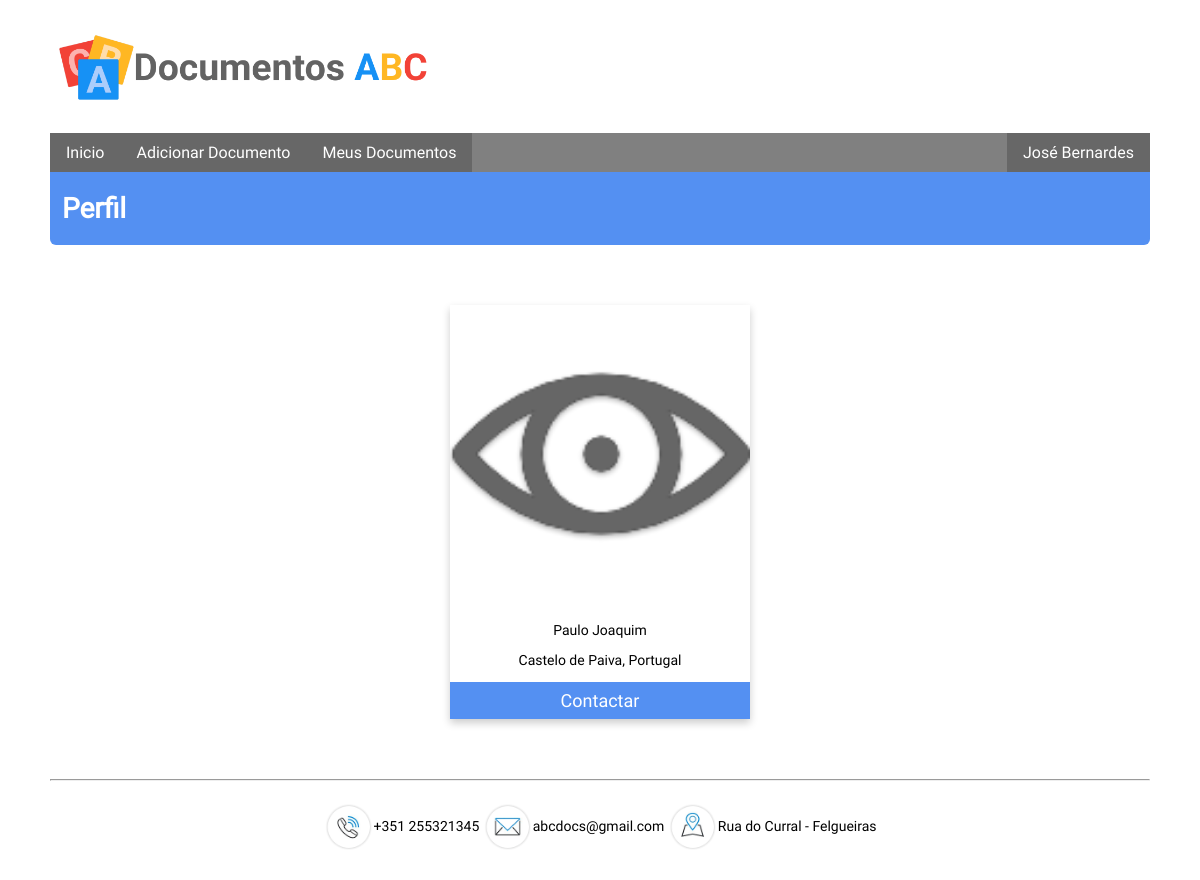
Page /v_private/profile-page.php?id=12 (signed in) on the committed database.
### tables this page shows
CREATE TABLE `user` (
  `UserID` int(11) NOT NULL,
  `UserPASS` varchar(100) NOT NULL,
  `UserEMAIL` varchar(50) NOT NULL,
  `UserNAME` varchar(100) NOT NULL,
  `UserPHOTO` varchar(1000) NOT NULL,
  `UserPHONE` int(9) DEFAULT NULL,
  `UserAUTHLEVEL` enum('USER','ADMIN','USERINACTIVE','') NOT NULL DEFAULT 'USERINACTIVE',
  `UserADDRESS` int(11) NOT NULL,
  `UserTokenID` varchar(100) DEFAULT NULL
);

CREATE TABLE `address` (
  `AddressID` int(11) NOT NULL,
  `AddressCOUNTRY` varchar(30) NOT NULL,
  `AddressCITY` varchar(30) NOT NULL
);

### Application/Database/MyDataAccessPDOBase.php (called while the page is built, shortened)
<?php
require_once (Conf::getApplicationDatabasePath() . 'MyDataAccessPDOSqlFactory.php');
abstract class MyDataAcessPDOBase {
    private $connection = null;
    private $connectionOptions = array(
        PDO::ATTR_ERRMODE => PDO::ERRMODE_EXCEPTION,
        PDO::MYSQL_ATTR_INIT_COMMAND => "SET NAMES 'UTF8'"
    );
    public function __construct($host, $databaseName, $userName, $password) {
        $dsn = $this->getDSNMySQL($host, $databaseName);
    }
    private function getDSNMySQL(&$host, &$databaseName) {
        $dsn = self::DSN_MYSQL;
        return $dsn;
    }
    protected function getConnection() {
        return $this->connection;
    }
    protected function setConnection(PDO $connection) {
        $this->connection = $connection;
    }
    private function getConnectionOptions() {
        return $this->connectionOptions;
    }
    protected function prepareStatement(&$sql, Array &$dataParameters = null) {
        $q = $this->getConnection()->prepare($sql);
        $q->execute($dataParameters);
        return $q;
    }
}

### Application/Manager/SessionManager.php (called while the page is built, shortened)
<?php
class SessionManager {
    public static function getSessionValue($key) {
        if (array_key_exists($key, $_SESSION)) {
            return $_SESSION[$key];
        } else {
            throw new SessionException("Session key don't exist");
        }
    }
    public static function keyExists($key) {
        if (array_key_exists($key, $_SESSION)) {
            return true;
        } else {
            return false;
        }
    }
}

### Application/Database/MyDataAccessPDOSqlFactory.php (called while the page is built, shortened)
<?php
class MyDataAccessPDOSqlFactory {
    public static function buildPDOPlaceHolderKey($key){
        return self::PDO_PLACEHOLDER_PRECHAR . $key;
    }
    protected static function buildSQLClauseWhere(Array &$where = null){
        $whereClause = self::STRING_EMPTY_VALUE;
        if ($where != null) {
            foreach (array_keys($where) as $key) {
                $whereClause =  $whereClause .
                                ($whereClause == self::STRING_EMPTY_VALUE ? self::STRING_EMPTY_VALUE : ' AND ') .
                                $key . ' = ' . self::buildPDOPlaceHolderKey($key);
            }
            $whereClause = ' WHERE ' . $whereClause;
        }
        return $whereClause;
    }
    protected static function buildSQLClauseOrderBy(Array &$order = null){
        $orderClause = self::STRING_EMPTY_VALUE;
        if ($order   != null) {
            $orderClause = 'ORDER BY ' . implode(self::SQL_FIELD_VALUES_SEPARATOR, $order);
        }
        return $orderClause;
    }
    protected static function buildSQLSelect(&$table, Array &$where = null, Array &$order = null) {
        $sql = self::SQL_SELECT_STATEMENT_BASE;
        $whereClause = self::buildSQLClauseWhere($where);
        $orderClause = self::buildSQLClauseOrderBy($order);
        self::replaceStringTag(self::SQL_TABLE_NAME_TAG, $sql, $table);
        self::replaceStringTag(self::SQL_WHERE_CLAUSE_TAG, $sql, $whereClause);
        self::replaceStringTag(self::SQL_ORDERBY_CLAUSE_TAG, $sql, $orderClause);
        return $sql;
    }
    public static function buildSQL($op, &$table, Array &$data = null, Array &$dataOptional = null){
        $sql = self::STRING_EMPTY_VALUE;
        switch ($op) {
            case MyDataAccessPDO::SELECT_OPERATION:
                $sql = self::buildSQLSelect($table, $data, $dataOptional);
                break;
        }
        return $sql;
    }
}

### Application/Database/MyDataAccessPDO.php (called while the page is built, shortened)
<?php
require_once (Conf::getApplicationDatabasePath() . 'MyDataAccessPDOBase.php');
require_once (Conf::getApplicationDatabasePath() . 'MyDataAccessPDOSqlFactory.php');
class MyDataAccessPDO extends MyDataAcessPDOBase {
    protected function getRecords($table, Array $where = null, Array $order = null) {
        try {
            $sql = MyDataAccessPDOSQLFactory::buildSQL(self::SELECT_OPERATION, $table, $where, $order);
            $q = $this->prepareStatement($sql, $where);
        } catch (PDOException $e) {
            throw $e;
        } catch (Exception $e) {
            throw $e;
        }
        $q->setFetchMode(PDO::FETCH_ASSOC);
        return $q->fetchAll();
    }
}

### Application/Manager/UserManager.php (called while the page is built, shortened)
<?php
require_once Config::getApplicationDatabasePath() . 'MyDataAccessPDO.php';
require_once Config::getApplicationModelPath() . 'UserModel.php';
class UserManager extends MyDataAccessPDO {
    public function getUserByID($UserID) {
        try {
            $array = $this->getRecords(self::TABLE_NAME, array('UserID' => $UserID));
            if (count($array) == 1) {
                $rec = reset($array);
                return UserModel::convertArrayToObject($rec);
            } else {
                throw new Exception('Multiples IDs');
            }
        } catch (Exception $ex) {
            throw new UserException($ex->getMessage(), Config::GET_EXCEPTION);
        }
    }
}

### Application/Model/UserModel.php (called while the page is built, shortened)
<?php
class UserModel {
    private $UserEMAIL;
    private $UserNAME;
    private $UserPHOTO;
    private $UserADDRESS;
    function __construct($UserID, $UserPASS, $UserEMAIL, $UserNAME, $UserPHOTO, $UserPHONE, $UserAUTHLEVEL, $UserADDRESS, $UserTokenID) {
        $this->UserEMAIL = $UserEMAIL;
        $this->UserNAME = $UserNAME;
        $this->UserPHOTO = $UserPHOTO;
        $this->UserADDRESS = $UserADDRESS;
    }
    function getUserEMAIL() {
        return $this->UserEMAIL;
    }
    function getUserNAME() {
        return $this->UserNAME;
    }
    function getUserPHOTO() {
        return $this->UserPHOTO;
    }
    function getUserADDRESS() {
        return $this->UserADDRESS;
    }
    public static function convertArrayToObject(Array &$data) {
        return self::createObject($data['UserID'], $data['UserPASS'], $data['UserEMAIL'], $data['UserNAME'], $data['UserPHOTO'], $data['UserPHONE'], $data['UserAUTHLEVEL'], $data['UserADDRESS'], $data['UserTokenID']);
    }
    public static function createObject($UserID, $UserPASS, $UserEMAIL, $UserNAME, $UserPHOTO, $USerPHONE, $UserAUTHLEVEL, $UserADDRESS, $UserTokenID) {
        $user = new UserModel($UserID, $UserPASS, $UserEMAIL, $UserNAME, $UserPHOTO, $USerPHONE, $UserAUTHLEVEL, $UserADDRESS, $UserTokenID);
        return $user;
    }
}

### Application/Manager/AddressManager.php (called while the page is built, shortened)
<?php
require_once Config::getApplicationDatabasePath() . 'MyDataAccessPDO.php';
require_once Config::getApplicationModelPath() . 'AddressModel.php';
class AddressManager extends MyDataAccessPDO {
    public function getAddressByID($AddressID) {
        try {
            $array = $this->getRecords(self::TABLE_NAME, array('AddressID' => $AddressID));
            if (count($array) == 1) {
                $rec = reset($array);
                return AddressModel::convertArrayToObject($rec);
            } else {
                throw new Exception();
            }
        } catch (Exception $ex) {
            throw new AddressException("multiple ID", 1);
        }
    }
}

### Application/Model/AddressModel.php (called while the page is built, shortened)
<?php
class AddressModel {
    private $AddressCOUNTRY;
    private $AddressCITY;
    function __construct($AddressID, $AddressCOUNTRY, $AddressCITY) {
        $this->AddressCOUNTRY = $AddressCOUNTRY;
        $this->AddressCITY = $AddressCITY;
    }
    function getAddressCOUNTRY() {
        return $this->AddressCOUNTRY;
    }
    function getAddressCITY() {
        return $this->AddressCITY;
    }
    public static function convertArrayToObject(Array &$data) {
        return self::createObject($data['AddressID'], $data['AddressCOUNTRY'], $data['AddressCITY']);
    }
    public static function createObject($AddressID, $AddressCOUNTRY, $AddressCITY) {
        return new AddressModel($AddressID, $AddressCOUNTRY, $AddressCITY);
    }
}

### v_private/profile-page.php (the view, shortened to what this page needs)
<?php
require_once Config::getApplicationManagerPath() . 'AddressManager.php';
require_once Config::getApplicationModelPath() . 'AddressModel.php';
require_once Config::getApplicationManagerPath() . 'UserManager.php';
$userid1 = filter_input(INPUT_GET, 'id', FILTER_SANITIZE_NUMBER_INT);
$userManager = new UserManager();
try {
    $user1 = $userManager->getUserByID($userid1);
} catch (UserException $ex) {
    $user1 = false;
}
?>
<!DOCTYPE html>
<html>
    <head>
        <?php include_once '../partials/_head.php'; ?>
    </head>
    <body>
        <?php include_once '../partials/_header.php'; ?>
        <h1 id="main-title">Perfil</h1>
        <?php
        if (SessionManager::keyExists('authUsername')) {
            if ($user1) {
                ?>
                <div class="card">
                    <img src="..<?= $user1->getUserPHOTO() ?>" alt="imagem" />
                    <p><?= $user1->getUserNAME(); ?></p>
                    <?php
                    try {
                         $addressManager = new AddressManager();
                        $address = $addressManager->getAddressByID($user1->getUserADDRESS());
                        $city = $address->getAddressCITY();
                        $country = $address->getAddressCOUNTRY();
                    } catch (AddressException $ex) {
                        $city = '####';
                        $country = '####';
                    }
                    ?>
                    <p><?= $city . ', ' . $country ?></p>
                    <?php $link = 'mailto:' . $user1->getUserEMAIL() ?>
                    <a href="<?= $link ?>">Contactar</a>
                </div>
                <?php
            } else {
                $string = 'Utilizador não existe';
                $url = '../v_public/index.php';
                $text = 'Sair';
                include_once __DIR__ . '/../partials/_error.php';
            }
        } else {
            $string = 'Necessário autenticação';
            $url = '../v_public/authentication.php';
            $text = 'Login';
            include_once __DIR__ . '/../partials/_error.php';
        }
        ?>
        <?php include_once '../partials/_footer.php'; ?>
    </body>
</html>

### partials/_header.php (shortened to what this page needs)
<?php
require_once Config::getApplicationManagerPath() . 'UserManager.php';
$userManager = new UserManager();
try {
    $bool = true;
    $sessionUserID = SessionManager::getSessionValue('authUsername');
    $userModel = $userManager->getUserByID($sessionUserID);
} catch (UserException $exc) {
    $bool = false;
} catch (SessionException $exc) {
    $bool = false;
}
?>
<header>
    <img src="../images/logo.png"  alt="Documentos ABC"/>
    <nav>
        <ul>
            <li><a href="../v_public/index.php">Inicio</a></li><li class="drop">
                <a class="noclick" href="#">Adicionar Documento</a>
            </li><li><a href="../v_private/my-docs.php">Meus Documentos</a></li><!--
            <?php
            if ($bool) {
                ?>
                --><li class="drop nav_right">
                    <a  class="noclick" href="#"><?= $userModel->getUserNAME() ?></a>
                </li><!--
                <?php
            } else {
                ?>
                --><li class="nav_right"><a href = "../v_public/authentication.php">Login/Registar</a></li><!--
                <?php } ?>
            --></ul>
    </nav>
</header>

### styles/style.css (style rules this page uses)
body { font-family: Roboto; font-size: 14px; margin: 30px 50px; }
h1#main-title { margin:0px 0px 10px 0px; padding:20px 12px; background-color: rgb(84,144,242); border-radius: 0px 0px 6px 6px; color:white; }
header > img { max-height: 80px; max-width: 400px; height: auto; width: 100%; margin-bottom: 20px; }
header > nav ul { list-style-type: none; margin: 0; padding:0; background-color: grey; }
header > nav li { background:rgba(0,0,0, 0.2); }
header > nav > ul > li { display: inline-block; position: relative; }
header > nav a { display: block; color: white; padding: 10px 16px; text-decoration: none; font-size: 16px; }
header > nav a.noclick { min-width: 100px; }
.nav_right { float:right; text-align: center; }
div.card { box-shadow: 0 4px 8px 0 rgba(0, 0, 0, 0.2); width: 300px; margin: 60px auto; text-align: center; }
div.card a { text-decoration:none; color:white; display: inline-block; background-color: rgb(84,144,242); text-align: center; width: 100%; font-size: 18px; padding: 8px 0px; }
div.card img { width:300px; height:300px; object-fit: cover; }

### styles/style-mobile.css (style rules this page uses)
body { margin: 30px 10px; }
header > nav > ul > li { display: block; }
header > nav li { margin-top: 1px; }
.nav_right { float:none; }
header > nav > ul li { text-align: center; }

### rows in the picture
user: UserNAME "José Bernardes"
user: UserPHOTO (picture), UserNAME "Paulo Joaquim"
address: AddressCITY "Castelo de Paiva", AddressCOUNTRY "Portugal"
